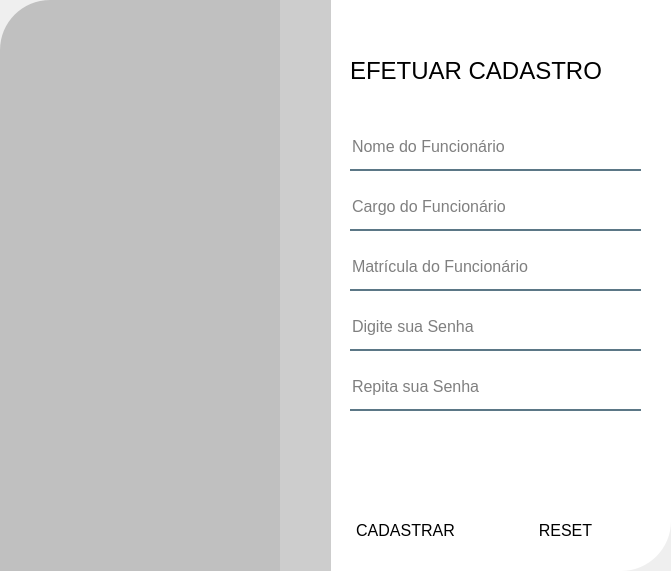
<?xml version="1.0" encoding="UTF-8"?>
<ui version="4.0">
 <class>MainWindow</class>
 <widget class="QMainWindow" name="MainWindow">
  <property name="geometry">
   <rect>
    <x>0</x>
    <y>0</y>
    <width>671</width>
    <height>571</height>
   </rect>
  </property>
  <property name="windowTitle">
   <string>MainWindow</string>
  </property>
  <property name="styleSheet">
   <string notr="true"/>
  </property>
  <widget class="QWidget" name="centralwidget">
   <widget class="QLineEdit" name="cad_username">
    <property name="geometry">
     <rect>
      <x>350</x>
      <y>130</y>
      <width>291</width>
      <height>41</height>
     </rect>
    </property>
    <property name="font">
     <font>
      <pointsize>12</pointsize>
     </font>
    </property>
    <property name="styleSheet">
     <string notr="true">background-color: rgba(0, 0, 0,0);
border:none;
border-bottom:2px solid rgba(46,82,101,200);
padding-bottom: 7px;
</string>
    </property>
    <property name="placeholderText">
     <string>Nome do Funcionário</string>
    </property>
   </widget>
   <widget class="QLineEdit" name="cad_func_user">
    <property name="geometry">
     <rect>
      <x>350</x>
      <y>190</y>
      <width>291</width>
      <height>41</height>
     </rect>
    </property>
    <property name="font">
     <font>
      <pointsize>12</pointsize>
     </font>
    </property>
    <property name="styleSheet">
     <string notr="true">background-color: rgba(0, 0, 0,0);
border:none;
border-bottom:2px solid rgba(46,82,101,200);
padding-bottom: 7px;
</string>
    </property>
    <property name="placeholderText">
     <string>Cargo do Funcionário</string>
    </property>
   </widget>
   <widget class="QLineEdit" name="cad_mat_user">
    <property name="geometry">
     <rect>
      <x>350</x>
      <y>250</y>
      <width>291</width>
      <height>41</height>
     </rect>
    </property>
    <property name="font">
     <font>
      <pointsize>12</pointsize>
     </font>
    </property>
    <property name="styleSheet">
     <string notr="true">background-color: rgba(0, 0, 0,0);
border:none;
border-bottom:2px solid rgba(46,82,101,200);
padding-bottom: 7px;
</string>
    </property>
    <property name="placeholderText">
     <string>Matrícula do Funcionário</string>
    </property>
   </widget>
   <widget class="QFrame" name="frame">
    <property name="geometry">
     <rect>
      <x>280</x>
      <y>0</y>
      <width>391</width>
      <height>571</height>
     </rect>
    </property>
    <property name="styleSheet">
     <string notr="true">background-color: rgb(255, 255, 255);
border-bottom-right-radius: 50px;</string>
    </property>
    <property name="frameShape">
     <enum>QFrame::StyledPanel</enum>
    </property>
    <property name="frameShadow">
     <enum>QFrame::Raised</enum>
    </property>
    <widget class="QLabel" name="LogIn">
     <property name="geometry">
      <rect>
       <x>70</x>
       <y>40</y>
       <width>331</width>
       <height>61</height>
      </rect>
     </property>
     <property name="font">
      <font>
       <pointsize>18</pointsize>
      </font>
     </property>
     <property name="text">
      <string>EFETUAR CADASTRO</string>
     </property>
    </widget>
    <widget class="QLabel" name="cad_return">
     <property name="geometry">
      <rect>
       <x>80</x>
       <y>440</y>
       <width>281</width>
       <height>41</height>
      </rect>
     </property>
     <property name="font">
      <font>
       <pointsize>13</pointsize>
      </font>
     </property>
     <property name="text">
      <string/>
     </property>
    </widget>
    <widget class="QPushButton" name="cadFunc">
     <property name="geometry">
      <rect>
       <x>60</x>
       <y>510</y>
       <width>131</width>
       <height>41</height>
      </rect>
     </property>
     <property name="font">
      <font>
       <pointsize>12</pointsize>
      </font>
     </property>
     <property name="styleSheet">
      <string notr="true">QPushButtom#cadFunc{
	background-color: qlineargradient(spread:pad, x1:0, y1:0.505682, x2:1, y2:0.477, stop:0 rgba(11, 131, 230, 219), stop:1 rgba(85, 81, 84, 226));
	color:rgba(255,255,255,210);
	border-radius: 5px; 

}

QPushButtom#cadFunc:hover{
}
background-color: qlineargradient(spread:pad, x1:0, y1:0, x2:1, y2:0, stop:0 rgba(77, 184, 204, 255), stop:1 rgba(255, 255, 255, 255));

QPushButtom#cadFunc:pressed{
	padding-left:5px;	
	padding-top:5px;
	background-color:rgba(150, 123, 111, 255);
}</string>
     </property>
     <property name="text">
      <string>CADASTRAR</string>
     </property>
    </widget>
    <widget class="QPushButton" name="cadReset">
     <property name="geometry">
      <rect>
       <x>220</x>
       <y>510</y>
       <width>131</width>
       <height>41</height>
      </rect>
     </property>
     <property name="font">
      <font>
       <pointsize>12</pointsize>
      </font>
     </property>
     <property name="styleSheet">
      <string notr="true">QPushButtom#cadFunc{
	background-color: qlineargradient(spread:pad, x1:0, y1:0.505682, x2:1, y2:0.477, stop:0 rgba(11, 131, 230, 219), stop:1 rgba(85, 81, 84, 226));
	color:rgba(255,255,255,210);
	border-radius: 5px; 

}

QPushButtom#cadFunc:hover{
}
background-color: qlineargradient(spread:pad, x1:0, y1:0, x2:1, y2:0, stop:0 rgba(77, 184, 204, 255), stop:1 rgba(255, 255, 255, 255));

QPushButtom#cadFunc:pressed{
	padding-left:5px;	
	padding-top:5px;
	background-color:rgba(150, 123, 111, 255);
}</string>
     </property>
     <property name="text">
      <string>RESET</string>
     </property>
    </widget>
   </widget>
   <widget class="QLineEdit" name="cad_pass1_log">
    <property name="geometry">
     <rect>
      <x>350</x>
      <y>310</y>
      <width>291</width>
      <height>41</height>
     </rect>
    </property>
    <property name="font">
     <font>
      <pointsize>12</pointsize>
     </font>
    </property>
    <property name="styleSheet">
     <string notr="true">background-color: rgba(0, 0, 0,0);
border:none;
border-bottom:2px solid rgba(46,82,101,200);
padding-bottom: 7px;
</string>
    </property>
    <property name="echoMode">
     <enum>QLineEdit::Password</enum>
    </property>
    <property name="placeholderText">
     <string>Digite sua Senha</string>
    </property>
   </widget>
   <widget class="QLineEdit" name="cad_pass2_log">
    <property name="geometry">
     <rect>
      <x>350</x>
      <y>370</y>
      <width>291</width>
      <height>41</height>
     </rect>
    </property>
    <property name="font">
     <font>
      <pointsize>12</pointsize>
     </font>
    </property>
    <property name="styleSheet">
     <string notr="true">background-color: rgba(0, 0, 0,0);
border:none;
border-bottom:2px solid rgba(46,82,101,200);
padding-bottom: 7px;
</string>
    </property>
    <property name="echoMode">
     <enum>QLineEdit::Password</enum>
    </property>
    <property name="placeholderText">
     <string>Repita sua Senha</string>
    </property>
   </widget>
   <widget class="QLabel" name="sahde_img">
    <property name="geometry">
     <rect>
      <x>0</x>
      <y>0</y>
      <width>331</width>
      <height>571</height>
     </rect>
    </property>
    <property name="styleSheet">
     <string notr="true">background-color:rgba(0,0,0,50);
border-top-left-radius: 50px;</string>
    </property>
    <property name="text">
     <string/>
    </property>
   </widget>
   <widget class="QLabel" name="img_login">
    <property name="geometry">
     <rect>
      <x>0</x>
      <y>0</y>
      <width>331</width>
      <height>561</height>
     </rect>
    </property>
    <property name="styleSheet">
     <string notr="true">image: url(:/img_log/girls_log.jpg);
border-top-left-radius: 50px;</string>
    </property>
    <property name="text">
     <string/>
    </property>
    <property name="pixmap">
     <pixmap>girlslogin.png</pixmap>
    </property>
   </widget>
   <zorder>frame</zorder>
   <zorder>img_login</zorder>
   <zorder>cad_username</zorder>
   <zorder>cad_func_user</zorder>
   <zorder>cad_mat_user</zorder>
   <zorder>cad_pass1_log</zorder>
   <zorder>cad_pass2_log</zorder>
   <zorder>sahde_img</zorder>
  </widget>
 </widget>
 <tabstops>
  <tabstop>cad_username</tabstop>
  <tabstop>cad_func_user</tabstop>
  <tabstop>cad_mat_user</tabstop>
  <tabstop>cad_pass1_log</tabstop>
  <tabstop>cad_pass2_log</tabstop>
  <tabstop>cadFunc</tabstop>
  <tabstop>cadReset</tabstop>
 </tabstops>
 <resources/>
 <connections/>
</ui>
